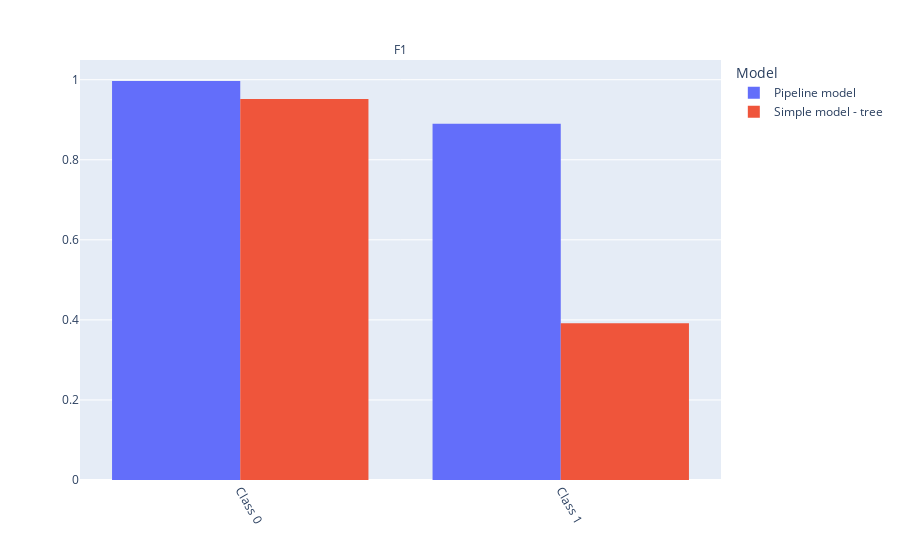

Source (notebook cell):
### Markdown cell above
## Run the check <a name="c_run_check"></a>

We will run the check with the **tree** model type. The check will use the default metric defined in deepchecks for classification. This can be overridden by providing an alternative scorer using the `alternative_scorers` parameter.

Note that we are demonstrating on a classification task, but the check also works for regression tasks. For classification we will see the metrics per class, and for regression we'll have a single result per metric.

### Code cell
from deepchecks.tabular.checks.performance import SimpleModelComparison

# Using tree model as a simple model, and changing the tree depth from the default 3 to 5
check = SimpleModelComparison(simple_model_type='tree', max_depth=5)
check.run(train_dataset, test_dataset, model)

### Figure 1 — Plotly figure (JSON) as saved in the notebook; plotly's stock layout.template omitted (floating-point values rounded to 4 significant figures)
{"data": [{"alignmentgroup": "True", "bingroup": "x", "histfunc": "sum", "hovertemplate": "Model=Pipeline model<br>Metric=F1<br>value=%{x}<br>sum of Value=%{y}<extra></extra>", "legendgroup": "Pipeline model", "marker": {"color": "#636efa", "pattern": {"shape": ""}}, "name": "Pipeline model", "offsetgroup": "Pipeline model", "orientation": "v", "showlegend": true, "type": "histogram", "x": [0, 1], "xaxis": "x", "y": [0.9968, 0.8901], "yaxis": "y"}, {"alignmentgroup": "True", "bingroup": "x", "histfunc": "sum", "hovertemplate": "Model=Simple model - tree<br>Metric=F1<br>value=%{x}<br>sum of Value=%{y}<extra></extra>", "legendgroup": "Simple model - tree", "marker": {"color": "#EF553B", "pattern": {"shape": ""}}, "name": "Simple model - tree", "offsetgroup": "Simple model - tree", "orientation": "v", "showlegend": true, "type": "histogram", "x": [0, 1], "xaxis": "x", "y": [0.952, 0.3914], "yaxis": "y"}], "layout": {"annotations": [{"font": {}, "showarrow": false, "text": "F1", "x": 0.5, "xanchor": "center", "xref": "paper", "y": 1, "yanchor": "bottom", "yref": "paper"}], "barmode": "group", "legend": {"title": {"text": "Model"}, "tracegroupgap": 0}, "margin": {"t": 60}, "xaxis": {"anchor": "y", "domain": [0, 1], "tickangle": 60, "tickprefix": "Class ", "title": {}, "type": "category"}, "yaxis": {"anchor": "x", "domain": [0, 1], "showticklabels": true, "title": {}}}}
